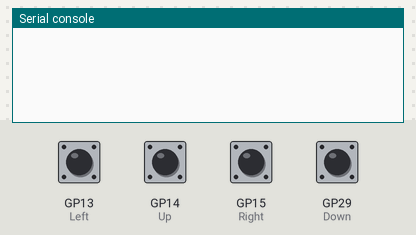
Bench run of a program on a simulated Raspberry Pi Pico running MicroPython. Shown: the last lines printed to the serial console. The inputs (shaded band) are chosen by the test bench; at power-on: GP13 (Left), GP14 (Up), GP15 (Right), GP29 (Down) HIGH.

Above: at 1.2 s.
1.3 s: GP13 (Left) pulled LOW for 0.15 s
At 1.9 s:
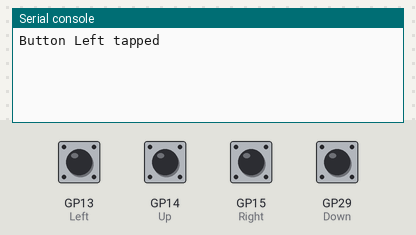
2.9 s: GP14 (Up) pulled LOW for 0.15 s
At 4.2 s:
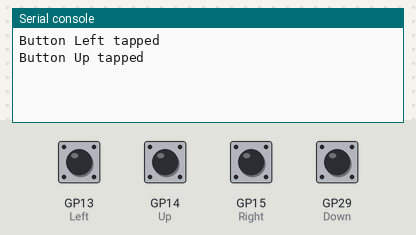
4.5 s: GP15 (Right) pulled LOW for 0.15 s
At 5.8 s:
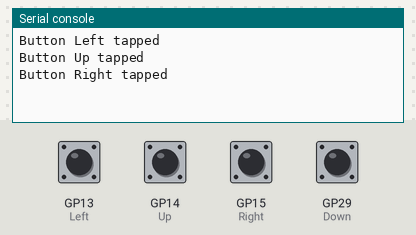
6.1 s: GP29 (Down) pulled LOW for 0.15 s
At 7.4 s:
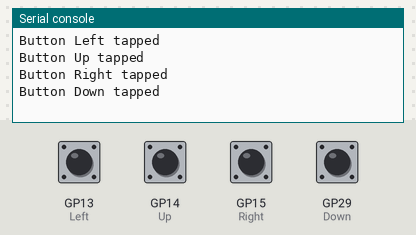
7.7 s: GP13 (Left) pulled LOW for 1 s
At 9.2 s:
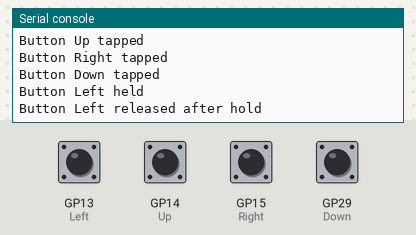
10.2 s: GP14 (Up) pulled LOW for 1 s
At 12.1 s:
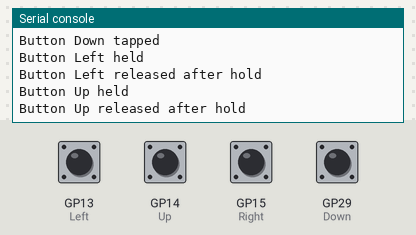

The program:

main.py
```python
from machine import Pin  # type: ignore
import time

HOLD_THRESHOLD = 500

buttons = {
    "Right": Pin(15, Pin.IN, Pin.PULL_UP),
    "Up": Pin(14, Pin.IN, Pin.PULL_UP),
    "Left": Pin(13, Pin.IN, Pin.PULL_UP),
    "Down": Pin(29, Pin.IN, Pin.PULL_UP)
}

last_states = {n: True for n in buttons}
press_start_times = {n: 0 for n in buttons}
button_held_flags = {n: False for n in buttons}

while True:
    now = time.ticks_ms()
    for name, pin in buttons.items():
        state = pin.value()

        if not state and last_states[name]:
            press_start_times[name] = now
            button_held_flags[name] = False

        elif not state and not last_states[name]:
            if not button_held_flags[name] and time.ticks_diff(now, press_start_times[name]) >= HOLD_THRESHOLD:
                print("Button", name, "held")
                button_held_flags[name] = True

        elif state and not last_states[name]:
            if time.ticks_diff(now, press_start_times[name]) < HOLD_THRESHOLD:
                print("Button", name, "tapped")
            else:
                if button_held_flags[name]:
                    print("Button", name, "released after hold")

        last_states[name] = state

    time.sleep(0.05)
```

Measured:
- after the input at 1.3 s, the serial console: prints a new line after 0.16 s (image 1)
- after the input at 2.9 s, the serial console: prints a new line after 0.16 s (image 2)
- after the input at 4.5 s, the serial console: prints a new line after 0.17 s (image 3)
- after the input at 6.1 s, the serial console: prints a new line after 0.18 s (image 4)
- after the input at 7.7 s, the serial console: prints a new line after 0.54 s (image 5)
- after the input at 10.2 s, the serial console: prints a new line after 0.55 s (image 6)
